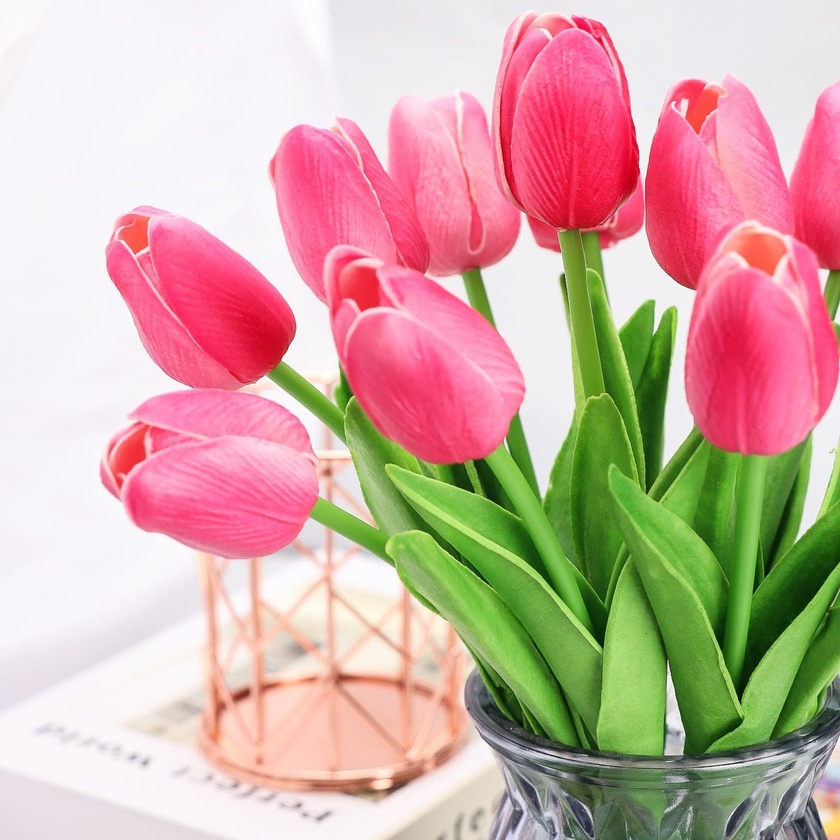
#> input picture backend/inputFiles/1/7182UHkIkKL.jpg, 840 x 840 px, shrunk from 1500 x 1500 before the run
$ python blackandwhite.py ../../../backend/inputFiles/1/7182UHkIkKL.jpg out
#> lines starting #> are read from the running program, lines starting #| are printed output that depends on the picture
from PIL import Image
import sys
import os
import time

def convert_to_black_and_white(input_image_path, output_directory):
    # Ouvrir l'image d'entrée
#> called with output_directory = 'out'
    try:
        image = Image.open(input_image_path)
#> image is the input picture: PIL image 840x840 RGB; mean R, G, B 207.9, 174.4, 165.2
    except Exception as e:
        print(f"Erreur lors de l'ouverture de l'image : {e}")
        return

    # Convertir l'image en noir et blanc
    bw_image = image.convert("L")
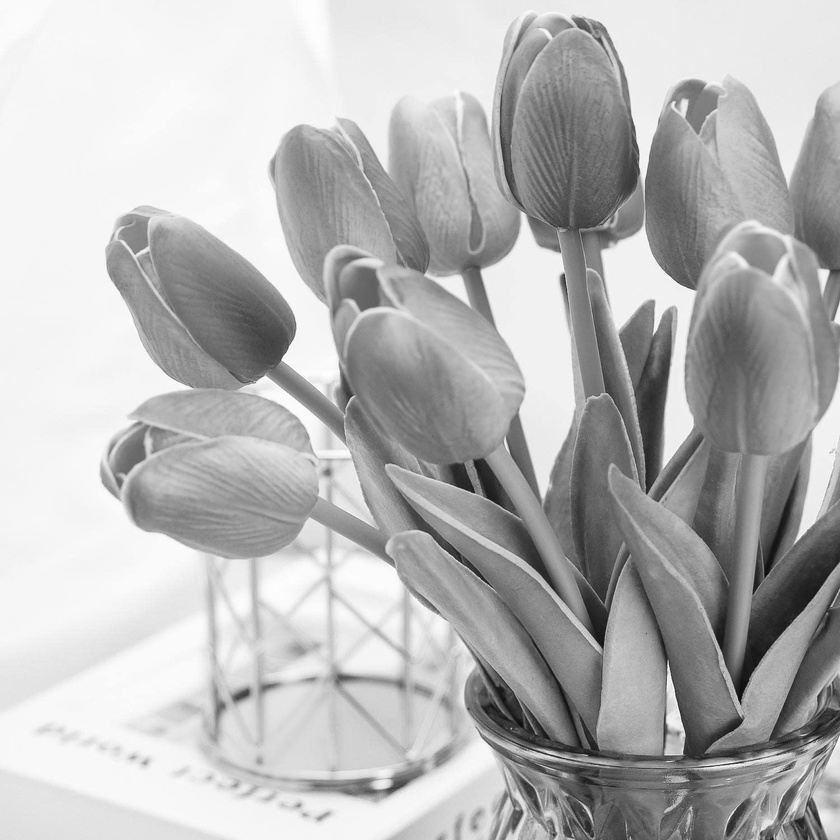
#> bw_image: PIL image 840x840 L; min 8, max 255, mean 183.3

    # Générer un nom de fichier de sortie
    base_name = os.path.basename(input_image_path)
    output_file_name = os.path.splitext(base_name)[0] + "_bw.png"
    output_path = os.path.join(output_directory, output_file_name)

    # Sauvegarder l'image transformée
    try:
        bw_image.save(output_path)
        print(f"Image convertie et sauvegardée à : {output_path}")
    except Exception as e:
        print(f"Erreur lors de la sauvegarde de l'image : {e}")

if __name__ == "__main__":
    if len(sys.argv) != 3:
        print("Usage: python convert_to_bw.py <input_image_path> <output_directory>")
        sys.exit(1)

    input_image_path = sys.argv[1]
    output_directory = sys.argv[2]

    time.sleep(10)

    # Appeler la fonction pour convertir l'image
    convert_to_black_and_white(input_image_path, output_directory)
